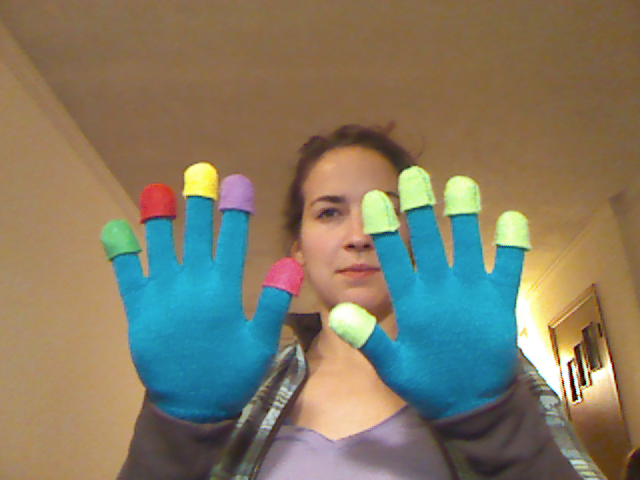
%> input picture MatlabColourTesting/Test4.ppm, 640 x 480 px
$ octave Classify_R.m   (GNU Octave 9; MATLAB toolbox functions it lacks are replaced by stand-ins)
%> lines starting %> are read from the running program, lines starting %| are printed output that depends on the picture; in (x1, y1, x2, y2) boxes, pixels count from 0 and x2, y2 are one past the last pixel; in counts of white or black regions, pixels touching at a corner belong together; the program's own positions count from 1
clear all;
close all;

test = imread('Test4.ppm');
%> test is the input picture: size 480x640x3 uint8; mean R, G, B 129.5, 122.2, 101.1
figure, imshow(test)
x = 480;
y = 640;
test = rgb2ycbcr(test);
%> test: size 480x640x3 uint8; mean of channels 1, 2, 3 120.8, 117.6, 132.7
result = test;
numPixels = x * y;
ycbcr = zeros(numPixels, 3);

DG_Cb = 128.599; %Dark Green Means
DG_Cr = 112.663;
DG_Y = 82.581;

LG_Cb = 128.584; %Light Green Means
LG_Cr = 109.507;
LG_Y = 133.502;

R_Cb = 130.819; %Red Means
R_Cr = 145.577;
R_Y = 74.066;


for i = 1:x
    for j = 1:y
        Y = double(test(i, j, 1));
        Cb = double(test(i, j, 2));
        Cr = double(test(i, j, 3));

        Y_dist = abs(Y - R_Y);
        R_dist = sqrt(((Cb - R_Cb)^2) + ((Cr - R_Cr)^2));

        if R_dist < 10 && Y_dist < 25
            result(i, j, 1) = R_Y;
            result(i, j, 2) = R_Cb;
            result(i, j, 3) = R_Cr;
        else
            result(i, j, 1) = 16;
            result(i, j, 2) = 128;
            result(i, j, 3) = 128;
        end

    end
end
%> result: size 480x640x3 uint8; mean of channels 1, 2, 3 16.4, 128, 128.1
result = ycbcr2rgb(result);
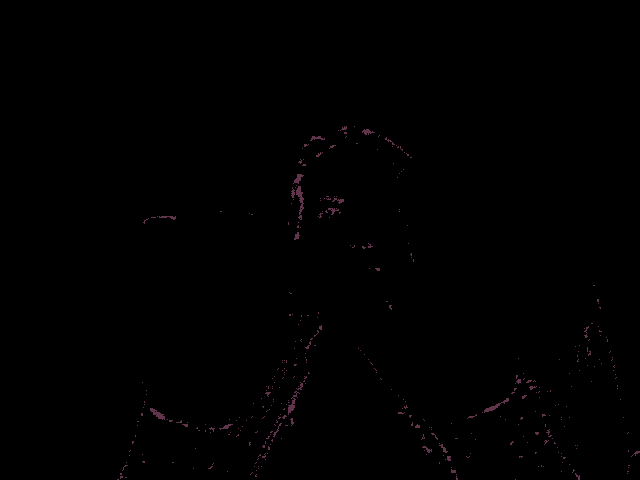
%> result: size 480x640x3 uint8; mean R, G, B 0.6, 0.3, 0.5
result = im2bw(rgb2gray(result), 0.2);
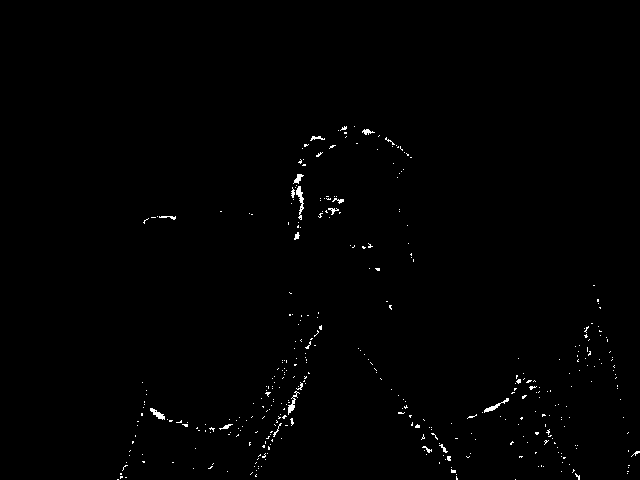
%> result: size 480x640 logical; 0.64% white in thin lines or dots, all inside (x1, y1, x2, y2) = (117, 126, 640, 480)
filled = imfill(result, 'holes');
holes = filled & ~result;
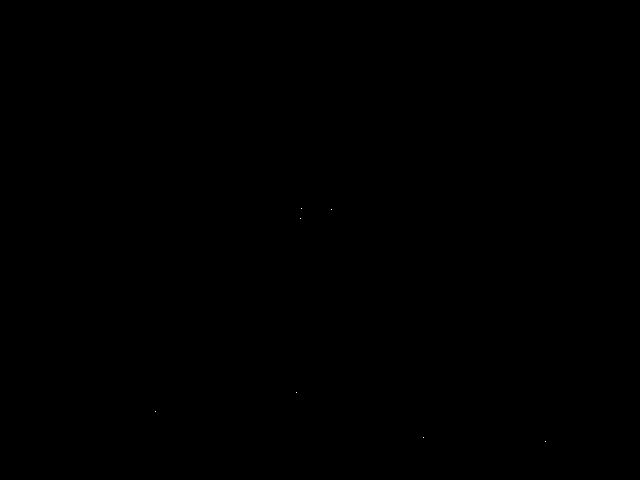
%> holes: size 480x640 logical; 0% white in thin lines or dots, all inside (x1, y1, x2, y2) = (155, 208, 546, 442)
holes = bwareaopen(holes, 10);
%> holes: size 480x640 logical; every value is 0

filled2 = filled | holes;
figure, imshow(result)
%figure, imshow(filled)
